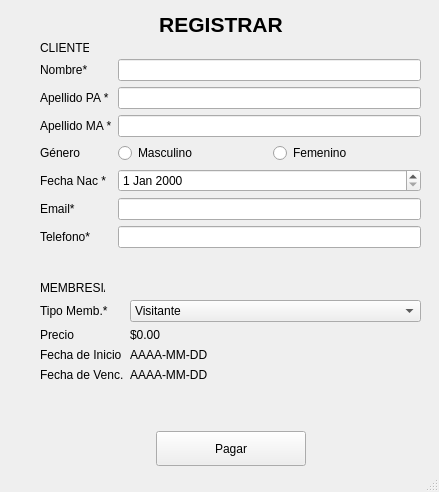
<?xml version="1.0" encoding="UTF-8"?>
<ui version="4.0">
 <class>MainWindow</class>
 <widget class="QMainWindow" name="MainWindow">
  <property name="geometry">
   <rect>
    <x>0</x>
    <y>0</y>
    <width>439</width>
    <height>492</height>
   </rect>
  </property>
  <property name="windowTitle">
   <string>AÑADIR CLIENTES</string>
  </property>
  <widget class="QWidget" name="centralwidget">
   <widget class="QLabel" name="lblTitulo">
    <property name="geometry">
     <rect>
      <x>10</x>
      <y>10</y>
      <width>422</width>
      <height>28</height>
     </rect>
    </property>
    <property name="font">
     <font>
      <pointsize>16</pointsize>
      <bold>true</bold>
     </font>
    </property>
    <property name="text">
     <string>REGISTRAR</string>
    </property>
    <property name="alignment">
     <set>Qt::AlignmentFlag::AlignCenter</set>
    </property>
   </widget>
   <widget class="QWidget" name="formLayoutWidget">
    <property name="geometry">
     <rect>
      <x>40</x>
      <y>59</y>
      <width>381</width>
      <height>211</height>
     </rect>
    </property>
    <layout class="QFormLayout" name="formLayout">
     <item row="0" column="0">
      <widget class="QLabel" name="label">
       <property name="text">
        <string>Nombre* </string>
       </property>
      </widget>
     </item>
     <item row="0" column="1">
      <widget class="QLineEdit" name="lineEdit"/>
     </item>
     <item row="1" column="0">
      <widget class="QLabel" name="lblApellidoPA">
       <property name="text">
        <string>Apellido PA *</string>
       </property>
      </widget>
     </item>
     <item row="1" column="1">
      <widget class="QLineEdit" name="lineEdit_2"/>
     </item>
     <item row="2" column="0">
      <widget class="QLabel" name="lblApellidoMA">
       <property name="text">
        <string>Apellido MA *</string>
       </property>
      </widget>
     </item>
     <item row="2" column="1">
      <widget class="QLineEdit" name="lineEdit_3"/>
     </item>
     <item row="3" column="0">
      <widget class="QLabel" name="lblGenero">
       <property name="text">
        <string>Género</string>
       </property>
      </widget>
     </item>
     <item row="4" column="0">
      <widget class="QLabel" name="lblFechaNac">
       <property name="text">
        <string>Fecha Nac *</string>
       </property>
      </widget>
     </item>
     <item row="5" column="0">
      <widget class="QLabel" name="label_2">
       <property name="text">
        <string>Email*</string>
       </property>
      </widget>
     </item>
     <item row="5" column="1">
      <widget class="QLineEdit" name="lineEdit_4"/>
     </item>
     <item row="6" column="0">
      <widget class="QLabel" name="label_3">
       <property name="text">
        <string>Telefono*</string>
       </property>
      </widget>
     </item>
     <item row="6" column="1">
      <widget class="QLineEdit" name="lineEdit_5"/>
     </item>
     <item row="3" column="1">
      <layout class="QHBoxLayout" name="horizontalLayout">
       <item>
        <widget class="QRadioButton" name="radioButton_2">
         <property name="text">
          <string>Masculino</string>
         </property>
        </widget>
       </item>
       <item>
        <widget class="QRadioButton" name="radioButton">
         <property name="text">
          <string>Femenino</string>
         </property>
        </widget>
       </item>
      </layout>
     </item>
     <item row="4" column="1">
      <widget class="QDateEdit" name="dateEdit"/>
     </item>
    </layout>
   </widget>
   <widget class="QWidget" name="formLayoutWidget_2">
    <property name="geometry">
     <rect>
      <x>40</x>
      <y>300</y>
      <width>381</width>
      <height>111</height>
     </rect>
    </property>
    <layout class="QFormLayout" name="formLayout_2">
     <item row="0" column="0">
      <widget class="QLabel" name="label_4">
       <property name="text">
        <string>Tipo Memb.*</string>
       </property>
      </widget>
     </item>
     <item row="1" column="0">
      <widget class="QLabel" name="label_5">
       <property name="text">
        <string>Precio</string>
       </property>
      </widget>
     </item>
     <item row="2" column="0">
      <widget class="QLabel" name="label_8">
       <property name="text">
        <string>Fecha de Inicio</string>
       </property>
      </widget>
     </item>
     <item row="3" column="0">
      <widget class="QLabel" name="label_9">
       <property name="text">
        <string>Fecha de Venc.</string>
       </property>
      </widget>
     </item>
     <item row="1" column="1">
      <widget class="QLabel" name="label_10">
       <property name="text">
        <string>$0.00</string>
       </property>
      </widget>
     </item>
     <item row="2" column="1">
      <widget class="QLabel" name="label_11">
       <property name="text">
        <string>AAAA-MM-DD</string>
       </property>
      </widget>
     </item>
     <item row="3" column="1">
      <widget class="QLabel" name="label_12">
       <property name="text">
        <string>AAAA-MM-DD</string>
       </property>
      </widget>
     </item>
     <item row="0" column="1">
      <widget class="QComboBox" name="comboBox">
       <item>
        <property name="text">
         <string>Visitante</string>
        </property>
       </item>
       <item>
        <property name="text">
         <string>Semanal</string>
        </property>
       </item>
       <item>
        <property name="text">
         <string>Mensual</string>
        </property>
       </item>
       <item>
        <property name="text">
         <string>Anual</string>
        </property>
       </item>
      </widget>
     </item>
    </layout>
   </widget>
   <widget class="QLabel" name="label_6">
    <property name="geometry">
     <rect>
      <x>40</x>
      <y>40</y>
      <width>49</width>
      <height>16</height>
     </rect>
    </property>
    <property name="text">
     <string>CLIENTE</string>
    </property>
   </widget>
   <widget class="QLabel" name="label_7">
    <property name="geometry">
     <rect>
      <x>40</x>
      <y>280</y>
      <width>65</width>
      <height>16</height>
     </rect>
    </property>
    <property name="text">
     <string>MEMBRESIA</string>
    </property>
   </widget>
   <widget class="QWidget" name="layoutWidget_2">
    <property name="geometry">
     <rect>
      <x>40</x>
      <y>430</y>
      <width>381</width>
      <height>37</height>
     </rect>
    </property>
    <layout class="QHBoxLayout" name="horizontalLayout_3">
     <item>
      <spacer name="horizontalSpacer_4">
       <property name="orientation">
        <enum>Qt::Orientation::Horizontal</enum>
       </property>
       <property name="sizeHint" stdset="0">
        <size>
         <width>40</width>
         <height>20</height>
        </size>
       </property>
      </spacer>
     </item>
     <item>
      <widget class="QPushButton" name="btnGuardar_2">
       <property name="minimumSize">
        <size>
         <width>150</width>
         <height>35</height>
        </size>
       </property>
       <property name="text">
        <string>Pagar</string>
       </property>
      </widget>
     </item>
     <item>
      <spacer name="horizontalSpacer_5">
       <property name="orientation">
        <enum>Qt::Orientation::Horizontal</enum>
       </property>
       <property name="sizeHint" stdset="0">
        <size>
         <width>40</width>
         <height>20</height>
        </size>
       </property>
      </spacer>
     </item>
    </layout>
   </widget>
  </widget>
  <widget class="QStatusBar" name="statusbar"/>
 </widget>
 <resources/>
 <connections/>
</ui>
